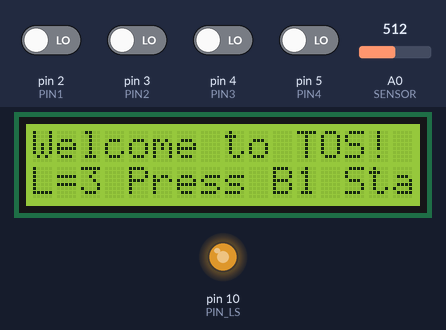
This sketch was run on a simulated Arduino Uno, built with avr-gcc and run on an emulated ATmega328P. On the bench: 16×2 character LCD, output pins drawn as LEDs (lit = HIGH). The inputs (shaded band) are chosen by the test bench; at power-on: pin 2 (PIN1), pin 3 (PIN2), pin 4 (PIN3), pin 5 (PIN4) LOW, A0 (SENSOR) = 512. Random numbers use the default seed unless the sketch sets one; what the sketch prints to the serial monitor is not drawn.

Above: at 1.2 s.
1.3 s: pin 2 (PIN1) driven HIGH
At 3.4 s:
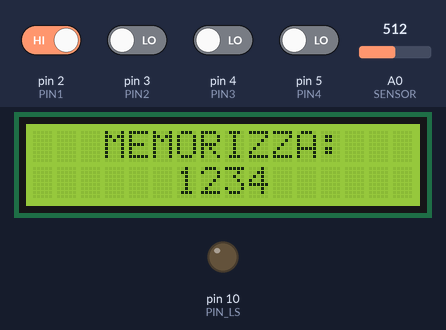
8.8 s: pin 3 (PIN2) driven HIGH
At 9.5 s:
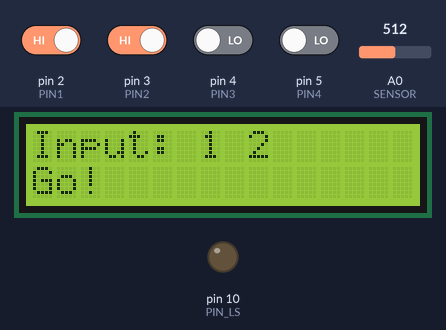
10.3 s: pin 4 (PIN3) driven HIGH
At 10.6 s:
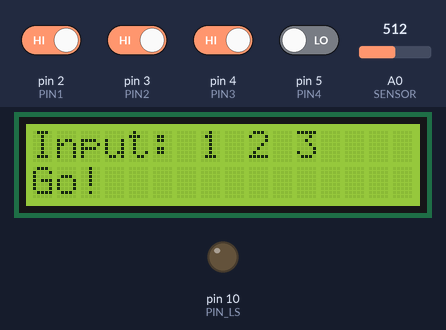
11.8 s: pin 5 (PIN4) driven HIGH
At 12.9 s:
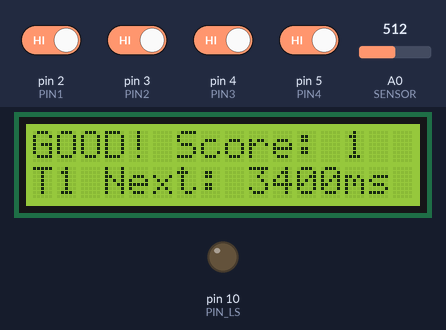
Timing chart, 0 to 14.3 s (numbered marks = the images above; inputs shaded):
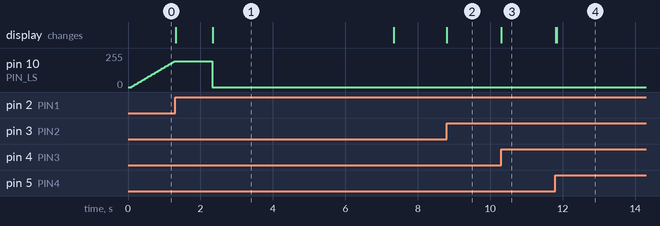

Measured:
- after the input at 1.3 s, the display: first changes at once (image 1 shows a later state)
- after the input at 8.8 s, the display: changes at once (image 2)
- after the input at 10.3 s, the display: changes at once (image 3)
- after the input at 11.8 s, the display: first changes at once (image 4 shows a later state)
- what the display in image 1 shows lasts 5.0 s, from 2.3 s to 7.3 s

The sketch:

TOS_Game.ino
```cpp
#include "hardware.h"
#include "game.h"

void setup() {

  setupHardware();
  initializeGame();
}

void loop() {
  int pin1_state = getButtonState(PIN1);
  int pin2_state = getButtonState(PIN2);
  int pin3_state = getButtonState(PIN3);
  int pin4_state = getButtonState(PIN4);

  int sensor_value = readPotentiometer();

  updateGame(pin1_state, pin2_state, pin3_state, pin4_state, sensor_value);
}
```

game.cpp
```cpp
#include "game.h"
#include <Arduino.h>

// Dichiarazioni Estere
extern void lcd_clear();
extern void lcd_print_lines(const char* line1, const char* line2);
extern void lcd_print_sequence(const int sequence[], int length);
extern void pulse_led_ls();
extern void set_led_ls(bool state);
extern void enterDeepSleep();

// Variabili di Stato Globali
int array[MAXARRAY];
GameState currentState = GAME_INIT;
unsigned long stateStartTime = 0;
int inputIndex = 0;
int userInput[MAXARRAY];
int lastButtonState[4] = {LOW, LOW, LOW, LOW};
unsigned long lastDebounceTime = 0;
const long debounceDelay = 200;
const long WIN_DISPLAY_TIME = 3000;
const long SLEEP_TIMEOUT = 10000;
const long T1_MINIMUM = 10;
const int POT_MAX_READING = 675;
bool display_updated = false;
bool waitingForButtonRelease = false;
int currentScore = 0;
int difficultyLevel = 1;
int last_difficulty_level = 0;
long T1_initial = 5000;
long T1_current = T1_initial;
float Factor_F_base = 0.85;
float Factor_F;
bool ls_on_during_game_over = false;

// Funzioni Interne

void genArray(){
    int x, y = 0, z = 0, w;
    x = random(1, 5); do { y = random(1, 5); } while (y == x);
    do { z = random(1, 5); } while (z == x || z == y);
    w = 1; while (w == x || w == y || w == z) { w++; }
    array[0] = x; array[1] = y; array[2] = z; array[3] = w;
    for(int i = 0; i < MAXARRAY; i++) Serial.print(array[i]);
    Serial.println();
}

void calculateFactorF() {
    float difficulty_reduction = (difficultyLevel - 1) * 0.1;
    Factor_F = Factor_F_base * (1.0 - difficulty_reduction);
}

void initializeGame() {
    randomSeed(micros());
    currentScore = 0;
    T1_current = T1_initial;
    currentState = GAME_INIT;
    stateStartTime = millis();
    set_led_ls(false);
    ls_on_during_game_over = false;
    display_updated = false;
    last_difficulty_level = 0;
}


// Stati di gioco

void handleGameInit(int pin1_state, int sensor_value) {

    difficultyLevel = map(sensor_value, 0, POT_MAX_READING, 1, 4);
    if (difficultyLevel > 4) difficultyLevel = 4;

    if (!display_updated || difficultyLevel != last_difficulty_level) {
        if (!display_updated) lcd_clear();

        char line2[17];

        lcd.setCursor(0, 0);
        lcd.print("Welcome to TOS!");

        lcd.setCursor(0, 1);
        sprintf(line2, "L=%d Press B1 Start", difficultyLevel);
        lcd.print(line2);

        display_updated = true;
        last_difficulty_level = difficultyLevel;
    }

    pulse_led_ls();
    if (millis() - stateStartTime > SLEEP_TIMEOUT) {
        lcd_print_lines("Sleeping...", "Press B1 to wake");
        set_led_ls(false);
        enterDeepSleep();

        initializeGame();
        waitingForButtonRelease = true;
        return;

    }

    if (waitingForButtonRelease) {
        if (pin1_state == LOW) {
            waitingForButtonRelease = false;
        }
        return;
    }

    if (pin1_state == HIGH) {
        calculateFactorF();

        lcd_print_lines("Go!", "Memorizza ora");
        delay(1000);
        genArray();
        currentState = GAME_SHOW_SEQUENCE;
        stateStartTime = millis();
        set_led_ls(false);

        display_updated = false;
    }

}

void handleShowSequence() {
    unsigned long currentTime = millis();

    if (currentTime - stateStartTime < T1_current) {
        if (!display_updated) {
            lcd_print_sequence(array, MAXARRAY);
            display_updated = true;
        }

    } else {
        lcd_clear();
        lcd_print_lines("Input:", "Go!");

        inputIndex = 0;
        stateStartTime = currentTime;
        currentState = GAME_WAIT_INPUT;
        display_updated = false;
    }
}


void handleWaitInput(int p1, int p2, int p3, int p4) {
    unsigned long currentTime = millis();

    if (inputIndex >= MAXARRAY) {
        stateStartTime = currentTime;
        currentState = GAME_CHECK_RESULT;
        return;
    }

    int currentPinStates[4] = {p1, p2, p3, p4};

    for (int i = 0; i < 4; i++) {
        if (currentPinStates[i] == HIGH && lastButtonState[i] == LOW) {
            if (currentTime - lastDebounceTime > debounceDelay) {

                int input_number = i + 1;
                userInput[inputIndex] = input_number;

                lcd.setCursor(7 + inputIndex * 2, 0);
                lcd.print(input_number);

                inputIndex++;
                lastDebounceTime = currentTime;
                break;
            }
        }
        lastButtonState[i] = currentPinStates[i];
    }
}

void handleCheckResult() {
    bool correct = true;

    if (inputIndex < MAXARRAY) {
        correct = false;
    } else {

        for (int i = 0; i < MAXARRAY; i++) {
            if (userInput[i] != array[i]) {
                correct = false;
                break;
            }
        }
    }

    if (correct) {
        if (!display_updated) {
            currentScore++;

            T1_current = (long)(T1_current * Factor_F);
            if (T1_current < T1_MINIMUM) T1_current = T1_MINIMUM;

            char line1[17]; char line2[17];
            sprintf(line1, "GOOD! Score: %d", currentScore);
            sprintf(line2, "T1 Next: %ldms", T1_current);
            lcd_print_lines(line1, line2);

            display_updated = true;
            stateStartTime = millis();
        }

        if (millis() - stateStartTime > WIN_DISPLAY_TIME) {
             genArray();
             stateStartTime = millis();
             currentState = GAME_SHOW_SEQUENCE;
             display_updated = false;
        }
    } else {

        if (!ls_on_during_game_over) {
            set_led_ls(true);
            stateStartTime = millis();
            ls_on_during_game_over = true;
        }

        if (millis() - stateStartTime > 2000) {
            set_led_ls(false);
            stateStartTime = millis();
            currentState = GAME_OVER;
        }
    }
}

void handleGameOver() {
    if (!display_updated) {
        char line1[17];
        char line2[17];

        sprintf(line1, "Game Over!");
        sprintf(line2, "Final Score: %d", currentScore);
        lcd_print_lines(line1, line2);

        display_updated = true;
    }

    if (millis() - stateStartTime > 10000) {
        initializeGame();
    }
}

void updateGame(int pin1_state, int pin2_state, int pin3_state, int pin4_state, int sensor_value) {

    if (currentState == GAME_INIT) {
        pulse_led_ls();
    } else {
        if (currentState != GAME_CHECK_RESULT) {
             set_led_ls(false);
        }
    }

    switch (currentState) {
        case GAME_INIT:
            handleGameInit(pin1_state, sensor_value);
            break;

        case GAME_SHOW_SEQUENCE:
            handleShowSequence();
            break;

        case GAME_WAIT_INPUT:
            handleWaitInput(pin1_state, pin2_state, pin3_state, pin4_state);
            break;

        case GAME_CHECK_RESULT:
            handleCheckResult();
            break;

        case GAME_OVER:
            handleGameOver();
            break;
    }
}
```

game.h
```cpp
#ifndef GAME_H
#define GAME_H

#include "hardware.h"

#define MAXARRAY 4

extern int array[MAXARRAY];

typedef enum {
    GAME_INIT,
    SET_DIFFICULTY,
    GAME_SHOW_SEQUENCE,
    GAME_WAIT_INPUT,
    GAME_CHECK_RESULT,
    ROUND_WIN,
    GAME_OVER
} GameState;

void initializeGame();
void updateGame(int pin1_state, int pin2_state, int pin3_state, int pin4_state, int sensor_value);


void genArray();
void handleShowSequence();
void handleWaitInput(int pin1_state, int pin2_state, int pin3_state, int pin4_state);
void handleCheckResult();
void handleGameOver();

#endif 
```

hardware.cpp
```cpp
// hardware.cpp
#include <Arduino.h>
#include "hardware.h"
#include <Wire.h>

// Librerie necessarie per il Deep Sleep
#include <avr/sleep.h>
#include <avr/wdt.h>

// DEFIZIONE e INIZIALIZZAZIONE LCD (Usa il tuo indirizzo I2C, es. 0x27)
LiquidCrystal_I2C lcd(0x27, 16, 2);

// LCD

void lcd_setup() {
    Wire.begin();
    lcd.init();
    lcd.backlight();
}

void lcd_clear() {
    lcd.clear();
}

void lcd_print_lines(const char* line1, const char* line2) {
    lcd_clear();
    lcd.setCursor(0, 0);
    lcd.print(line1);
    lcd.setCursor(0, 1);
    lcd.print(line2);
}

void lcd_print_sequence(const int sequence[], int length) {
    char sequence_str[length + 1];
    for (int i = 0; i < length; i++) {
        sequence_str[i] = sequence[i] + '0';
    }
    sequence_str[length] = '\0';

    lcd_clear();
    lcd.setCursor(3, 0);
    lcd.print("MEMORIZZA:");
    lcd.setCursor(6, 1);
    lcd.print(sequence_str);
}


// LED

// Accende/spegne il LED rosso LS
void set_led_ls(bool state) {
    digitalWrite(PIN_LS, state ? HIGH : LOW);
}


// Pulse del led Rosso
void pulse_led_ls() {
    static unsigned long last_time = 0;
    static int brightness = 0;
    static int fadeAmount = 5;

    if (millis() - last_time > 30) {
        analogWrite(PIN_LS, brightness);
        brightness = brightness + fadeAmount;

        if (brightness <= 0 || brightness >= 255) {
            fadeAmount = -fadeAmount;
        }
        last_time = millis();
    }
}


// Deep Sleep

void wakeUpISR() {
  sleep_disable();

}

// DeepSleep
void enterDeepSleep() {

  attachInterrupt(digitalPinToInterrupt(PIN1), wakeUpISR, RISING);

  ADCSRA &= ~(1<<ADEN);

  set_sleep_mode(SLEEP_MODE_PWR_DOWN);
  sleep_enable();

  sleep_cpu();
  sleep_disable();

  ADCSRA |= (1<<ADEN);
}


// SETUP

void setupHardware() {
  // Pin dei pulsanti in input
  pinMode(PIN1, INPUT);
  pinMode(PIN2, INPUT);
  pinMode(PIN3, INPUT);
  pinMode(PIN4, INPUT);

  // Pin led rosso di output
  pinMode(PIN_LS, OUTPUT);

  // Setup dell'LCD
  lcd_setup();

  // Inizializzazione della seriale
  Serial.begin(9600);
}

// Implementazione di getButtonState e readPotentiometer
int getButtonState(int pin) {
  return digitalRead(pin);
}

int readPotentiometer() {
  return analogRead(SENSOR);
}
```

hardware.h
```cpp
#ifndef HARDWARE_H
#define HARDWARE_H

#include <LiquidCrystal_I2C.h>

// Pin dei Pulsanti e Sensore
#define PIN1 2
#define PIN2 3
#define PIN3 4
#define PIN4 5
#define SENSOR A0

// Led Rosso
#define PIN_LS 10

// Dichiarazione Esterna LCD
extern LiquidCrystal_I2C lcd;

// Prototipi Hardware (LCD/LED/Input)
void setupHardware();
int getButtonState(int pin);
int readPotentiometer();

// Prototipi per la visualizzazione LCD
void lcd_setup();
void lcd_clear();
void lcd_print_lines(const char* line1, const char* line2);
void lcd_print_sequence(const int sequence[], int length);

// Prototipi per la gestione dei LED (MANCANTI)
void pulse_led_ls();
void set_led_ls(bool state);

#endif 
```
